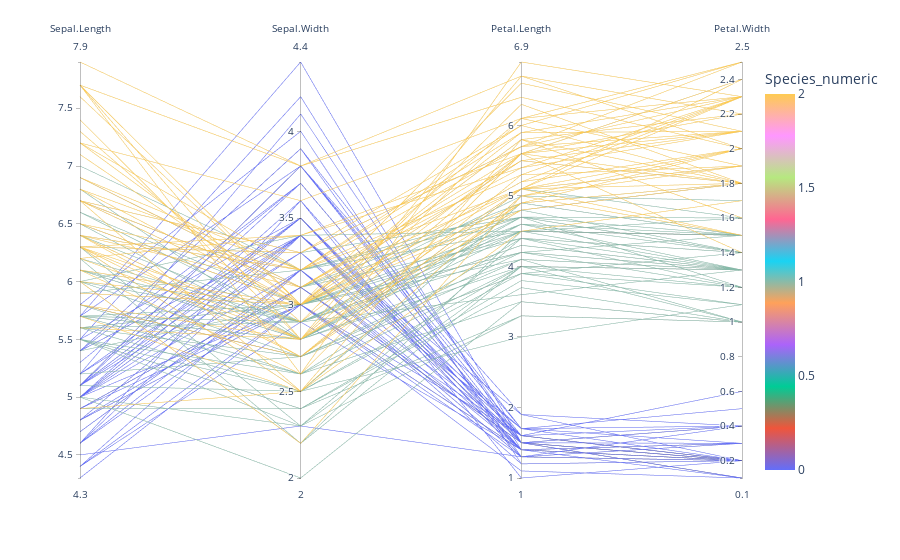

Source (notebook cell):
### Code cell
import plotly.express as px

# Assuming 'iris' DataFrame is already loaded as in the previous code

# Create parallel coordinates plot using Plotly
species_map = {'Iris-setosa': 0, 'Iris-versicolor': 1, 'Iris-virginica': 2}
iris['Species_numeric'] = iris['Species'].map(species_map)
fig = px.parallel_coordinates(iris,
                             dimensions=['Sepal.Length', 'Sepal.Width', 'Petal.Length', 'Petal.Width'],
                             color="Species_numeric",
                             color_continuous_scale=px.colors.qualitative.Plotly)  # Use a qualitative colorscale for categorical data
fig.show()

### Figure 1 — Plotly figure (JSON) as saved in the notebook; plotly's stock layout.template omitted (floating-point values rounded to 4 significant figures; data arrays with more than 128 entries replaced by an {"elided": "..."} marker saying what was removed)
{"data": [{"dimensions": [{"label": "Sepal.Length", "values": {"elided": "150 float values"}}, {"label": "Sepal.Width", "values": {"elided": "150 float values"}}, {"label": "Petal.Length", "values": {"elided": "150 float values"}}, {"label": "Petal.Width", "values": {"elided": "150 float values"}}], "domain": {"x": [0, 1], "y": [0, 1]}, "line": {"color": {"elided": "150 int values"}, "coloraxis": "coloraxis"}, "name": "", "type": "parcoords"}], "layout": {"coloraxis": {"colorbar": {"title": {"text": "Species_numeric"}}, "colorscale": [[0, "#636EFA"], [0.1111, "#EF553B"], [0.2222, "#00CC96"], [0.3333, "#AB63FA"], [0.4444, "#FFA15A"], [0.5556, "#19D3F3"], [0.6667, "#FF6692"], [0.7778, "#B6E880"], [0.8889, "#FF97FF"], [1, "#FECB52"]]}, "legend": {"tracegroupgap": 0}, "margin": {"t": 60}}}
